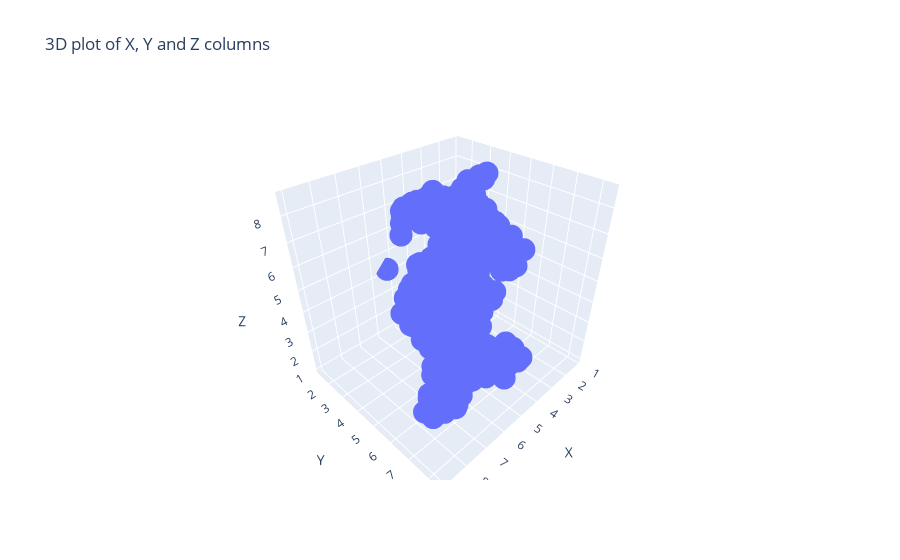

Notebook cell for this chart:
### Code cell
df.plot(kind="scatter", x="Y", y="Z")
plt.title("2D plot of Y and Z columns")
plt.show()

fig = px.scatter_3d(df, x="X", y="Y", z="Z", title="3D plot of X, Y and Z columns")
fig.show()

### Figure 1 — Plotly figure (JSON) as saved in the notebook; plotly's stock layout.template omitted (floating-point values rounded to 4 significant figures; data arrays with more than 128 entries replaced by an {"elided": "..."} marker saying what was removed)
{"data": [{"hovertemplate": "X=%{x}<br>Y=%{y}<br>Z=%{z}<extra></extra>", "legendgroup": "", "marker": {"color": "#636efa", "symbol": "circle"}, "mode": "markers", "name": "", "scene": "scene", "showlegend": false, "type": "scatter3d", "x": {"elided": "2000 float values"}, "y": {"elided": "2000 float values"}, "z": {"elided": "2000 float values"}}], "layout": {"legend": {"tracegroupgap": 0}, "scene": {"domain": {"x": [0, 1], "y": [0, 1]}, "xaxis": {"title": {"text": "X"}}, "yaxis": {"title": {"text": "Y"}}, "zaxis": {"title": {"text": "Z"}}}, "title": {"text": "3D plot of X, Y and Z columns"}}}
